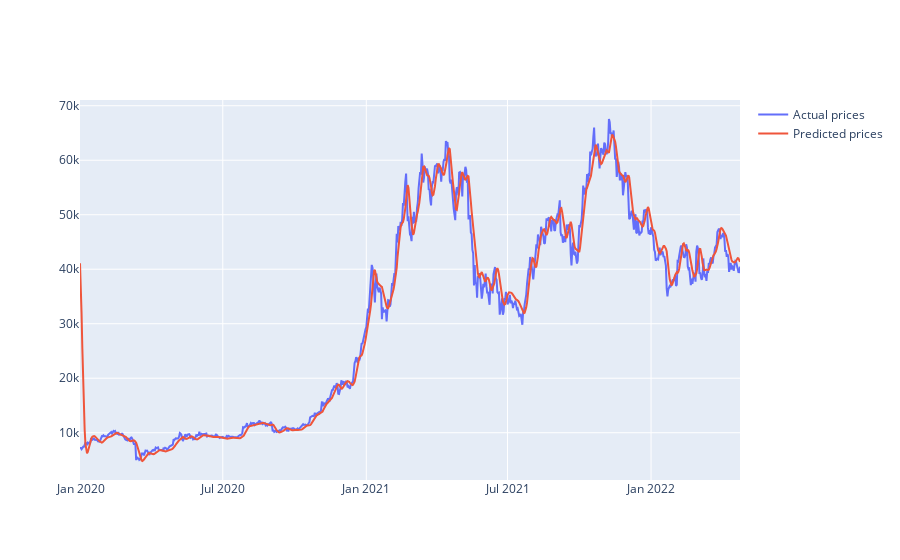

Notebook cell for this chart:
### Code cell
import plotly.graph_objects as go
import plotly.offline as pyo


# Create figure
fig = go.Figure()

actual_prices_plot = go.Scatter(name='Actual prices',x=test_data.Date, y=actual_prices)
prediction_prices_plot = go.Scatter(name='Predicted prices',x=test_data.Date, y=[i[0] for i in prediction_prices])

# Set title
fig.update_layout(title_text="Bitcoin price prediction")

data = [actual_prices_plot,prediction_prices_plot]
fig = dict(data=data)
pyo.iplot(fig, filename='temp1')

### Figure 1 — Plotly figure (JSON) as saved in the notebook; plotly's stock layout.template omitted (floating-point values rounded to 4 significant figures; data arrays with more than 128 entries replaced by an {"elided": "..."} marker saying what was removed)
{"data": [{"name": "Actual prices", "x": {"elided": "847 str values"}, "y": {"elided": "847 float values"}, "type": "scatter"}, {"name": "Predicted prices", "x": {"elided": "847 str values"}, "y": {"elided": "847 float values"}, "type": "scatter"}], "layout": {}}
